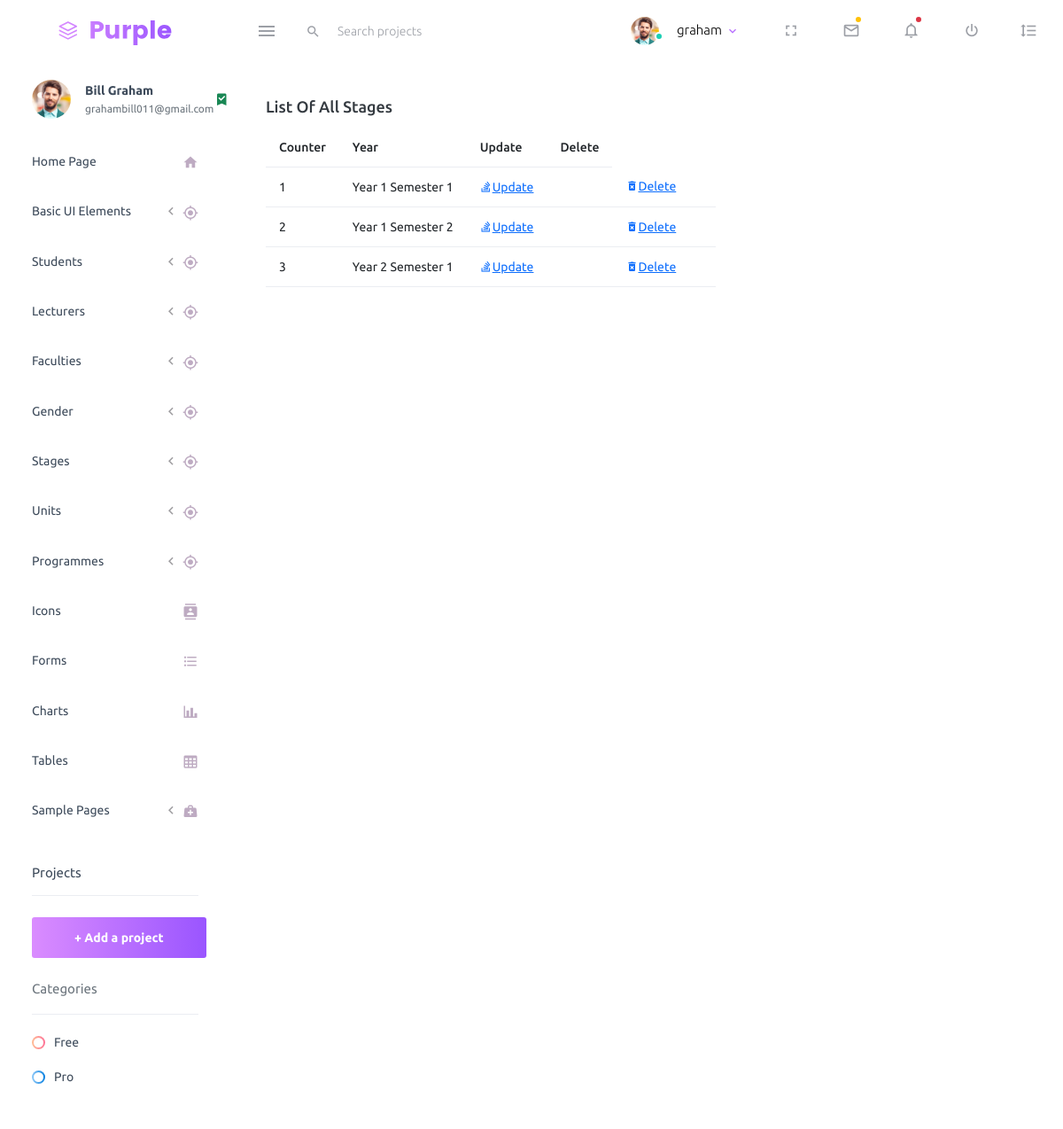
The page /school/list-stage/ (signed in) on the database as committed earlier.
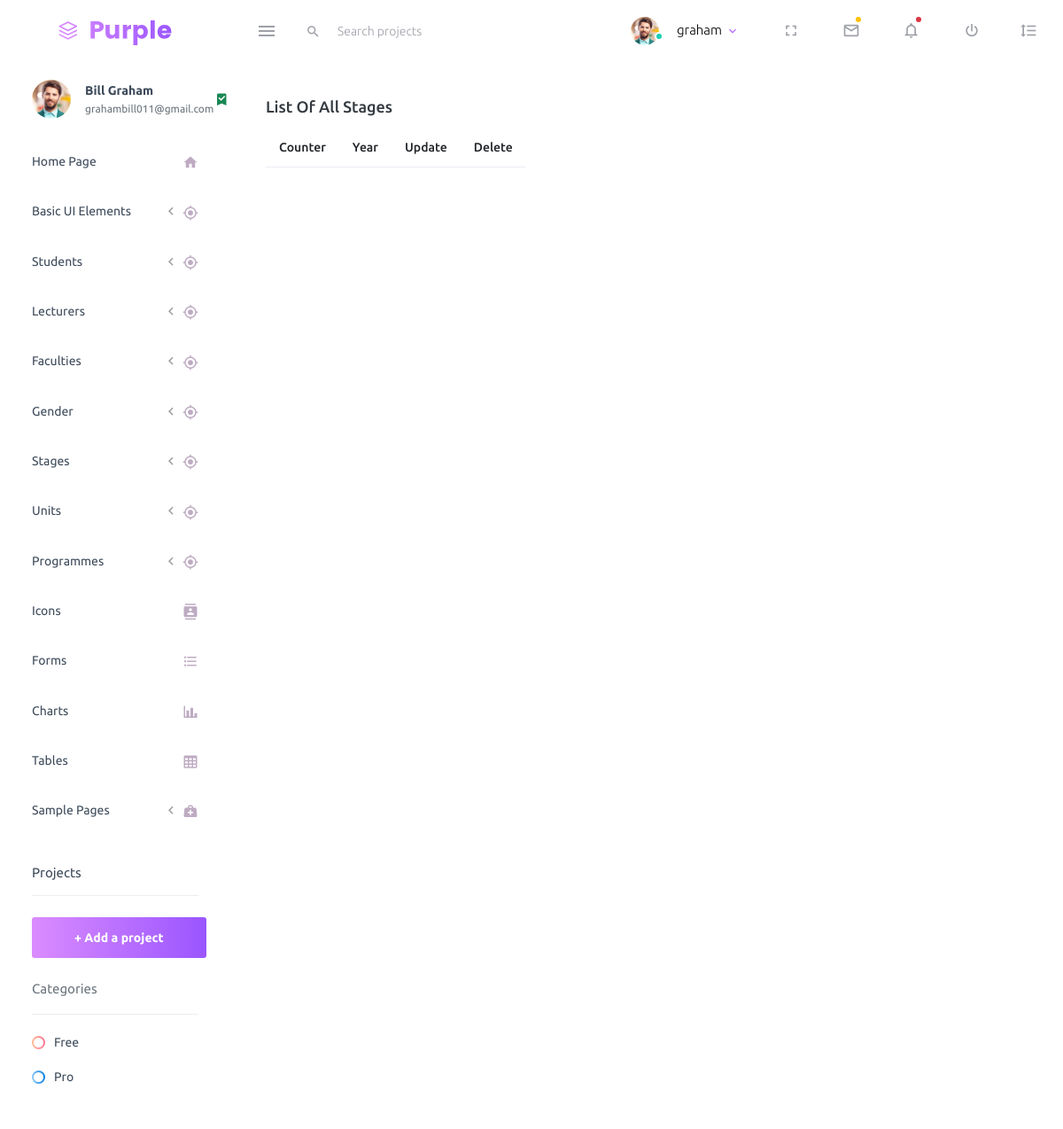
The same page on the database as committed later.
### school/models.py (models this page shows, shortened)
class Stages(models.Model):
    year=models.CharField(max_length=255, blank=True, null=True)

### school/views.py (the view)
# urls.py: path('list-stage/', views.ListStage, name='list-stage'),
@login_required
def ListStage(request):
	title = 'List of All Stages'
	queryset = Stages.objects.all()
	context = {
	"title": title,
	"queryset": queryset,
	}
	return render(request, "school/list-stages.html", context)

### school/templates/school/list-stages.html (shortened to what this page needs)
{% extends 'index2.html' %}
{% load static %}
{% block content %}
<div class="row">
    <div class="col-12 grid-margin">
      <div class="card">
        <div class="card-body">
          <h4 class="card-title">{{title}}</h4>
          <div class="table-responsive">
            <table class="table">
              <thead>
                <tr>
                  <th>Counter</th>
                  <th>Year</th>
                  <th>Update</th>
                  <th>Delete</th>
                </tr>
              </thead>
              <tbody>
                {% for instance in queryset %}
                    <tr>
                        <td>{{forloop.counter}}</td>
                        <td>{{instance.year}}</td>
                        <td><a href="{% url 'school:edit-stage' instance.id%}" class="mdi mdi-stack-overflow">Update</a><td>
                        <td><a href="{% url 'school:delete-stage' instance.id%}" class="mdi mdi-delete-forever">Delete</a><td>
                    </tr>
                {% endfor %}
              </tbody>
            </table>
          </div>
        </div>
      </div>
    </div>
  </div>
  {% endblock content %}

Rows that differ between the two databases and show on the page:
removed Stages: year "Year 1 Semester 1"
removed Stages: year "Year 1 Semester 2"
removed Stages: year "Year 2 Semester 1"
